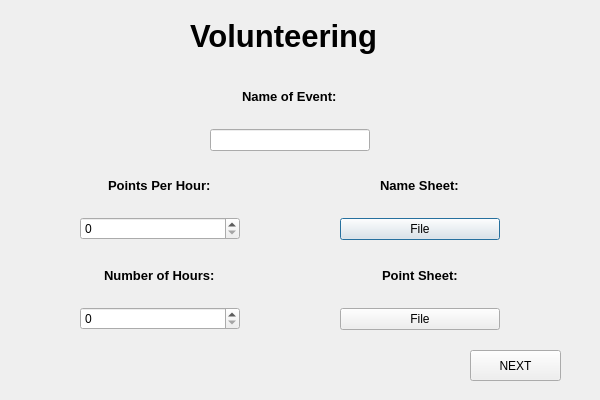
<?xml version="1.0" encoding="UTF-8"?>
<ui version="4.0">
 <class>volunteering</class>
 <widget class="QDialog" name="volunteering">
  <property name="geometry">
   <rect>
    <x>0</x>
    <y>0</y>
    <width>600</width>
    <height>400</height>
   </rect>
  </property>
  <property name="minimumSize">
   <size>
    <width>600</width>
    <height>400</height>
   </size>
  </property>
  <property name="maximumSize">
   <size>
    <width>600</width>
    <height>400</height>
   </size>
  </property>
  <property name="windowTitle">
   <string>Dialog</string>
  </property>
  <widget class="QLabel" name="volunteering_title">
   <property name="geometry">
    <rect>
     <x>190</x>
     <y>0</y>
     <width>331</width>
     <height>71</height>
    </rect>
   </property>
   <property name="font">
    <font>
     <pointsize>23</pointsize>
     <weight>75</weight>
     <bold>true</bold>
    </font>
   </property>
   <property name="text">
    <string>Volunteering</string>
   </property>
  </widget>
  <widget class="QWidget" name="verticalLayoutWidget">
   <property name="geometry">
    <rect>
     <x>80</x>
     <y>160</y>
     <width>160</width>
     <height>80</height>
    </rect>
   </property>
   <layout class="QVBoxLayout" name="verticalLayout">
    <item alignment="Qt::AlignHCenter|Qt::AlignVCenter">
     <widget class="QLabel" name="per_hour_label">
      <property name="font">
       <font>
        <pointsize>10</pointsize>
        <weight>75</weight>
        <bold>true</bold>
       </font>
      </property>
      <property name="text">
       <string>Points Per Hour:</string>
      </property>
     </widget>
    </item>
    <item>
     <layout class="QVBoxLayout" name="verticalLayout_2">
      <item>
       <widget class="QSpinBox" name="spinBox"/>
      </item>
     </layout>
    </item>
   </layout>
  </widget>
  <widget class="QWidget" name="verticalLayoutWidget_3">
   <property name="geometry">
    <rect>
     <x>80</x>
     <y>250</y>
     <width>160</width>
     <height>80</height>
    </rect>
   </property>
   <layout class="QVBoxLayout" name="verticalLayout_3">
    <item alignment="Qt::AlignHCenter|Qt::AlignVCenter">
     <widget class="QLabel" name="num_hours_label">
      <property name="font">
       <font>
        <pointsize>10</pointsize>
        <weight>75</weight>
        <bold>true</bold>
       </font>
      </property>
      <property name="text">
       <string>Number of Hours:</string>
      </property>
     </widget>
    </item>
    <item>
     <layout class="QVBoxLayout" name="verticalLayout_4">
      <item>
       <widget class="QSpinBox" name="spinBox_2"/>
      </item>
     </layout>
    </item>
   </layout>
  </widget>
  <widget class="QWidget" name="verticalLayoutWidget_4">
   <property name="geometry">
    <rect>
     <x>340</x>
     <y>160</y>
     <width>160</width>
     <height>80</height>
    </rect>
   </property>
   <layout class="QVBoxLayout" name="verticalLayout_5">
    <item alignment="Qt::AlignHCenter|Qt::AlignVCenter">
     <widget class="QLabel" name="name_sheet_label">
      <property name="font">
       <font>
        <pointsize>10</pointsize>
        <weight>75</weight>
        <bold>true</bold>
       </font>
      </property>
      <property name="text">
       <string>Name Sheet:</string>
      </property>
     </widget>
    </item>
    <item>
     <layout class="QVBoxLayout" name="verticalLayout_6">
      <item>
       <widget class="QPushButton" name="name_sheet_upload">
        <property name="text">
         <string>File</string>
        </property>
       </widget>
      </item>
     </layout>
    </item>
   </layout>
  </widget>
  <widget class="QWidget" name="verticalLayoutWidget_6">
   <property name="geometry">
    <rect>
     <x>340</x>
     <y>250</y>
     <width>160</width>
     <height>80</height>
    </rect>
   </property>
   <layout class="QVBoxLayout" name="verticalLayout_7">
    <item alignment="Qt::AlignHCenter|Qt::AlignVCenter">
     <widget class="QLabel" name="point_sheet_label">
      <property name="font">
       <font>
        <pointsize>10</pointsize>
        <weight>75</weight>
        <bold>true</bold>
       </font>
      </property>
      <property name="text">
       <string>Point Sheet:</string>
      </property>
     </widget>
    </item>
    <item>
     <layout class="QVBoxLayout" name="verticalLayout_8">
      <item>
       <widget class="QPushButton" name="point_sheet_upload">
        <property name="text">
         <string>File</string>
        </property>
       </widget>
      </item>
     </layout>
    </item>
   </layout>
  </widget>
  <widget class="QLabel" name="backLabel">
   <property name="geometry">
    <rect>
     <x>-220</x>
     <y>-290</y>
     <width>2011</width>
     <height>1241</height>
    </rect>
   </property>
   <property name="text">
    <string/>
   </property>
  </widget>
  <widget class="QPushButton" name="next_button">
   <property name="geometry">
    <rect>
     <x>470</x>
     <y>350</y>
     <width>91</width>
     <height>31</height>
    </rect>
   </property>
   <property name="text">
    <string>NEXT</string>
   </property>
  </widget>
  <widget class="QWidget" name="verticalLayoutWidget_7">
   <property name="geometry">
    <rect>
     <x>210</x>
     <y>70</y>
     <width>160</width>
     <height>81</height>
    </rect>
   </property>
   <layout class="QVBoxLayout" name="verticalLayout_9">
    <item alignment="Qt::AlignHCenter|Qt::AlignVCenter">
     <widget class="QLabel" name="event_name_label">
      <property name="font">
       <font>
        <pointsize>10</pointsize>
        <weight>75</weight>
        <bold>true</bold>
       </font>
      </property>
      <property name="text">
       <string>Name of Event:</string>
      </property>
     </widget>
    </item>
    <item>
     <layout class="QVBoxLayout" name="verticalLayout_10">
      <item>
       <widget class="QLineEdit" name="lineEdit"/>
      </item>
     </layout>
    </item>
   </layout>
  </widget>
  <zorder>backLabel</zorder>
  <zorder>volunteering_title</zorder>
  <zorder>verticalLayoutWidget</zorder>
  <zorder>verticalLayoutWidget_3</zorder>
  <zorder>verticalLayoutWidget_4</zorder>
  <zorder>verticalLayoutWidget_6</zorder>
  <zorder>next_button</zorder>
  <zorder>verticalLayoutWidget_7</zorder>
 </widget>
 <resources/>
 <connections/>
</ui>
